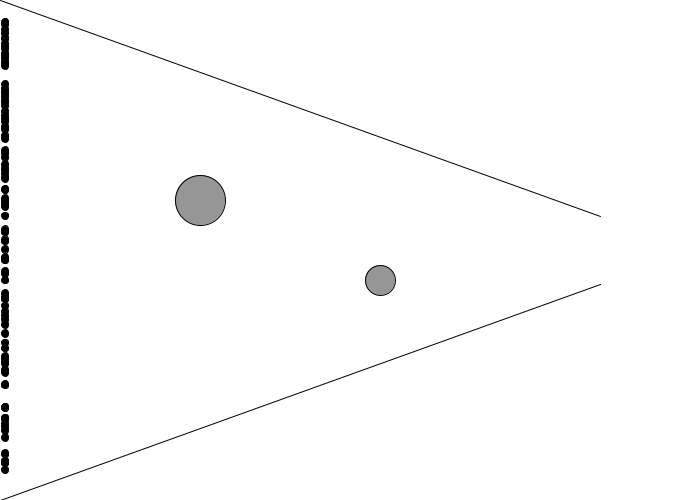
Frame 1 (no input)
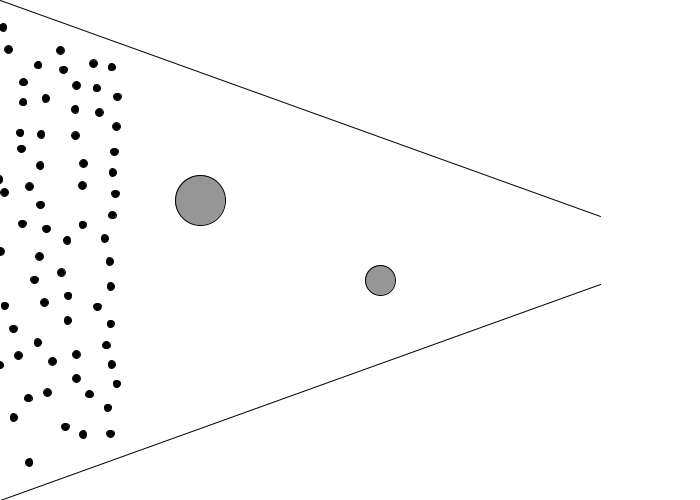
Frame 60 (the mouse pressed at the canvas centre just before this capture)
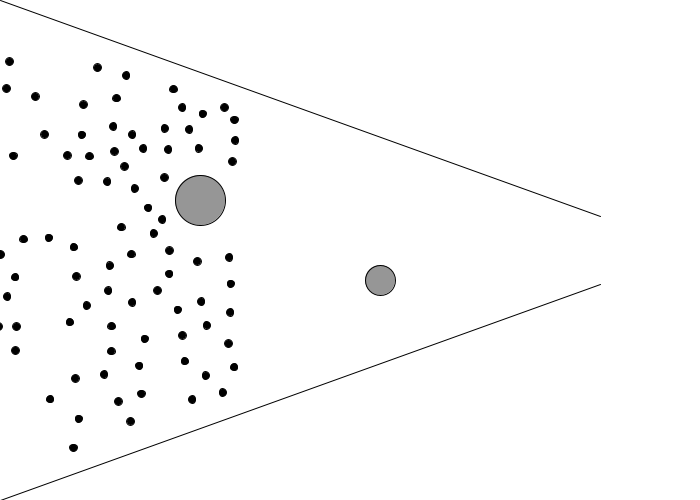
Frame 120 (the mouse held since frame 60 and released just before this capture)

The Processing sketch that drew these frames (run headless with seeded random() and noise(); from frame 60 on, the mouse is pressed at the canvas centre):

// Processing sketch: agentes_pde
// ── agentes_pde.pde
ArrayList<Persona> personas;

/* 
LABORATORIO 3 MODELOS Y SIMULACIÓN

INTEGRANTES
- VANINA CORREA CHÁVEZ
- JOHN SERRANO CARRASCO

*/

void setup() {
  // Tamaño del lienzo
  size(700, 500);
  int numPersonas = 100;
   personas = new ArrayList<Persona>();
   // Crea personas al inicio de la sala y guarda el objeto en un arreglo
  for (int i = 0; i < numPersonas; i++) {
    Persona persona = new Persona();
    personas.add(persona);
  }
}

void draw() {
  background(255);
  
  // Pared superior
  stroke(0);
  line(0, 0, 600, 216);
  // Pared inferior
  line(600, 284, 0, 500);
  // Pilar grande
  fill(150);
  ellipse(200, 200, 50, 50);
  // Pilar más pequeño
  ellipse(380, 280, 30, 30);
  fill(0);

  // Dibuja la posición actual de todas las personas 
  for (int i = personas.size() - 1; i >= 0; i--) {
    Persona persona = personas.get(i);
    persona.update();
     ellipse(persona.posicion.x, persona.posicion.y, 7.5, 7.5);
    // Verifica si la persona está fuera de la sala para eliminarla 
    if (persona.isOutsideRoom()) {
      personas.remove(i);
    }
  }
  
  // Generación de personas aleatorias de manera constante cada 5 fotogramas
  if (frameCount % 5 == 0) {
    personas.add(new Persona());
  }
}
  

// ── personas.pde
class Persona {
  PVector posicion;
  PVector velocidad;
  float maxFuerza;
  float maxVelocidad;
  float radio;
  
  // Constructor
  Persona() {
    // Se asume que todas las personas comienzan con x igual a 5 e y igual a un número en el rango [15, 485]
    posicion = new PVector(5, random(15, 486));
    velocidad = new PVector();
    maxVelocidad = 2.0;
    maxFuerza = 0.03;
    radio = 7.5;
  }
  
  // Descripción: Actualiza la dirección de movimiento, velocidad y posición de una persona.
  void update() {
    PVector direccionDeseada = getDireccionDeseada();
    // Calcula la dirección necesaria para alinear el movimiento con la dirección deseada
    PVector direccion = PVector.sub(direccionDeseada, velocidad);
    direccion.limit(maxFuerza);
    // Cambiar velocidad en torno a la dirección que no supere la velocidad máxima
    velocidad.add(direccion);
    velocidad.limit(maxVelocidad);
    // Actualiza la posición
    posicion.add(velocidad);
    applyRepulsion();
  }
  
  // Descripción: Obtiene la dirección deseada de movimiento según la posición actual de una persona. 
  // Salida: Vector que indica hacia donde se dirigue la dirección deseada de la persona.
    PVector getDireccionDeseada() {
      float y = 0.0;
    if (posicion.y <= 224) {
      // Parte superior de la sala
      y = 224;
    } else if (224 < posicion.y && posicion.y < 276) {
      // Frente a la salida
      y = posicion.y;
    } else {
      // Parte inferior de la sala
      y = 276;
    }
    // Dirección salida
    PVector movimiento = new PVector(600, y);
    PVector direccionDeseada = PVector.sub(movimiento, posicion);
    // Vector unitario que no supera la velocidad máxima
    direccionDeseada.normalize();
    direccionDeseada.mult(maxVelocidad);
    return direccionDeseada;
  }

  // Descripción: Aplica las fuerzas de repulsión de paredes y pilares y la fuerza de roce con otras personas que se encuentren en un radio R.
  void applyRepulsion() {
    // Radio de la vecindad que permite que otras personas y fuerzas ejerzan fuerzas sobre la persona
    float R = 25.0;

    // Repulsión de las paredes
    // Si la persona está cerca de la pared superior
    if (distanciaPuntoLinea(posicion.x, posicion.y, 0, 0, 600, 216) < R + radio) {
      PVector direccionParedS = PVector.sub(posicion, new PVector(0, 0));
      // Calcula la distancia desde la posición actual de la persona hasta la pared superior, restando el radio de la persona
      float distanciaParedS = distanciaPuntoLinea(posicion.x, posicion.y, 0, 0, 600, 216) - radio;
      direccionParedS.normalize();
      // Calcula la fuerza de repulsión ejercida dependiendo de la distancia a la cual se encuentra la persona
      float factorR = map(distanciaParedS, 0, R, 1, 0);
      direccionParedS.mult(factorR);
      velocidad.add(direccionParedS);
    }
    
    // Si la persona está cerca de la pared inferior
    if (distanciaPuntoLinea(posicion.x, posicion.y, 600, 284, 0, 500) < R + 5) {
      PVector direccionParedI = PVector.sub(posicion, new PVector(0, 500));
      // Calcula la distancia desde la posición actual de la persona hasta la pared inferior, restando el radio de la persona
      float distanciaParedI = distanciaPuntoLinea(posicion.x, posicion.y, 600, 284, 0, 500) - radio;
      direccionParedI.normalize();
      // Calcula la fuerza de repulsión ejercida dependiendo de la distancia a la cual se encuentra la persona
      float factorR = map(distanciaParedI, 0, R, 1, 0);
      direccionParedI.mult(factorR);
      velocidad.add(direccionParedI);
    }

    // Repulsión de los pilares
    PVector pilarG = new PVector(200, 200);
    PVector pilarC = new PVector(380, 280);
    PVector direccionPilarG = PVector.sub(posicion, pilarG);
    PVector direccionPilarC = PVector.sub(posicion, pilarC);
    float radioPilarG = 25; 
    float radioPilarC = 15; 

    // Si la persona está cerca del pilar grande
    if (direccionPilarG.mag() < R + radioPilarG) {
      float distanciaPilarG = direccionPilarG.mag() - radioPilarG;
      direccionPilarG.normalize();
      // La fuerza de repulsión depende de la distancia a la que se encuentre la persona
      float factorRepulsion = map(distanciaPilarG, 0, R, 1, 0);
      direccionPilarG.mult(factorRepulsion);
       velocidad.add(direccionPilarG);
    }

    // Pilar chico
    if (direccionPilarC.mag() < R + radioPilarC) {
      float distanciaPilarC = direccionPilarC.mag() - radioPilarC;
      direccionPilarC.normalize();
      // La fuerza de repulsión depende de la distancia a la que se encuentre la persona
      float factorRepulsion = map(distanciaPilarC, 0, R, 1, 0);
      direccionPilarC.mult(factorRepulsion);
      velocidad.add(direccionPilarC);
    }    
    
    // Repulsión entre personas
    for (Persona persona : personas) {
      if (this != persona) {
        float distancia = posicion.dist(persona.posicion);
        // Se encuentra dentro del radio R y no atraviesa las paredes
        if (distancia < R && !(distanciaPuntoLinea(posicion.x, posicion.y, 0, 0, 600, 216) < R) && !(distanciaPuntoLinea(posicion.x, posicion.y, 600, 284, 0, 500) < R)) {
          // Dirección de persona actual a la otra persona
          PVector direccion = PVector.sub(posicion, persona.posicion);
          direccion.normalize();
          // La fuerza de repulsión es aplicada considerando la distancia a la que se encuentran ambas personas
          float factorRepulsion = map(distancia, 0, R, 1, 0);
          direccion.mult(factorRepulsion);
          velocidad.add(direccion);
        }
      }
    }
  }
  
// Descripción: Calcula la distancia de un punto (x, y) a una línea definida por dos puntos (x1, y1) y (x2, y2).
// Entrada: Coordenadas del punto (x, y) y las coordenadas de los dos puntos que definen la línea (x1, y1) y (x2, y2).
// Salida: Distancia del punto a la línea.
  float distanciaPuntoLinea(float x, float y, float x1, float y1, float x2, float y2) {
    float A = x - x1;
    float B = y - y1;
    float C = x2 - x1;
    float D = y2 - y1;
    float distancia = abs(A * D - C * B) / sqrt(C * C + D * D);
    return distancia;
  }

// Descripción: Verifica si la persona se encuentra fuera de la sala.
// Salida: true si la persona está fuera de la sala, false si no lo está.
  boolean isOutsideRoom() {
    return (posicion.x > 650);
  }
}
